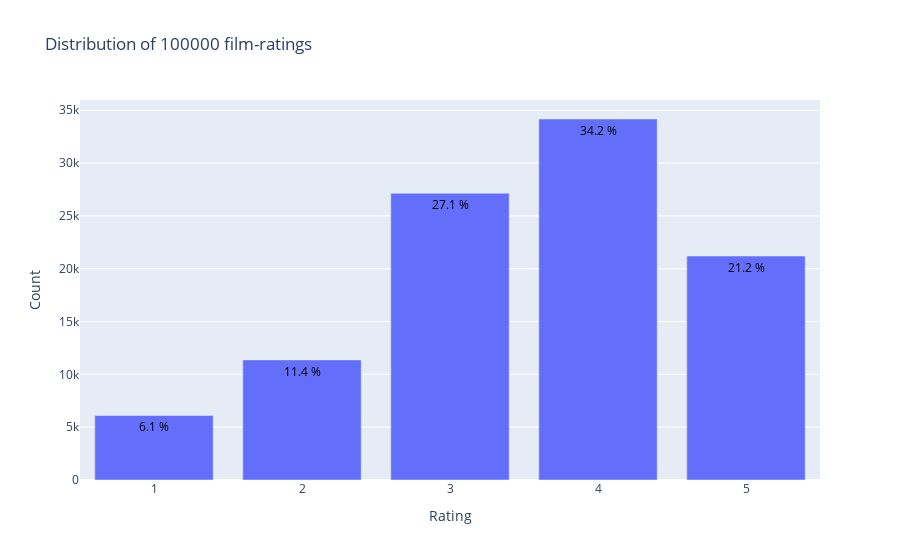

The code cell stored with this chart in its notebook:
### Markdown cell above
### Distribution of ratings

### Code cell
import matplotlib.pyplot as plt
from plotly.offline import init_notebook_mode, plot, iplot
import plotly.graph_objs as go
init_notebook_mode(connected=True)
from IPython.core.interactiveshell import InteractiveShell
InteractiveShell.ast_node_interactivity = "all"
init_notebook_mode(connected=True)
%matplotlib inline

df = data['rating'].value_counts().sort_index(ascending=False)
trace = go.Bar(x = df.index,
               text = ['{:.1f} %'.format(val) for val in (df.values / data.shape[0] * 100)],
               textposition = 'auto',
               textfont = dict(color = '#000000'),
               y = df.values,
               )
# Create layout
layout = dict(title = 'Distribution of {} film-ratings'.format(data.shape[0]),
              xaxis = dict(title = 'Rating'),
              yaxis = dict(title = 'Count'))
# Create plot
fig = go.Figure(data=[trace], layout=layout)
iplot(fig)

### Figure 1 — Plotly figure (JSON) as saved in the notebook; plotly's stock layout.template omitted (floating-point values rounded to 4 significant figures)
{"data": [{"text": ["21.2 %", "34.2 %", "27.1 %", "11.4 %", "6.1 %"], "textfont": {"color": "#000000"}, "textposition": "auto", "type": "bar", "x": [5, 4, 3, 2, 1], "y": [21201, 34174, 27145, 11370, 6110]}], "layout": {"title": {"text": "Distribution of 100000 film-ratings"}, "xaxis": {"title": {"text": "Rating"}}, "yaxis": {"title": {"text": "Count"}}}}
